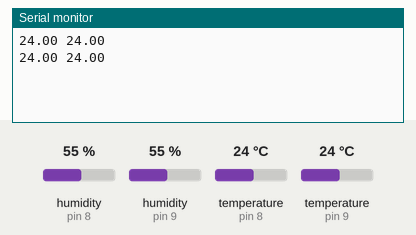
This sketch was run on a simulated Arduino Uno, built with avr-gcc and run on an emulated ATmega328P. Shown: the last lines printed to the serial monitor. The inputs (shaded band) are chosen by the test bench; at power-on: temperature (sensors on pin 8, pin 9) 24 °C, humidity (sensors on pin 8, pin 9) 55 %.

Above: at 2.8 s.
2.9 s: temperature (sensor on pin 8) set to 12 °C
At 4.8 s:
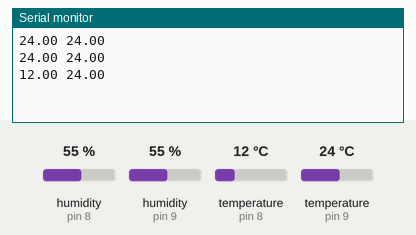
5.6 s: temperature (sensor on pin 9) set to 12 °C
At 6.7 s:
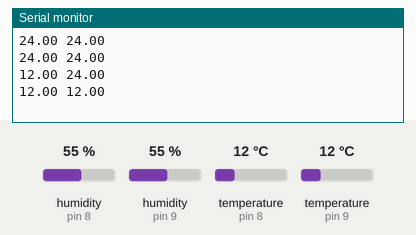
8.3 s: temperature (sensor on pin 8) set to 19 °C
At 10.6 s:
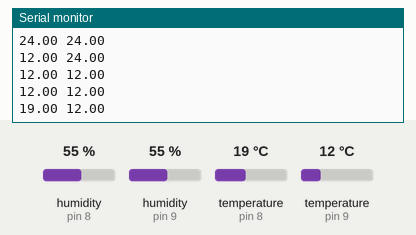
11.0 s: temperature (sensor on pin 9) set to 19 °C
At 12.5 s:
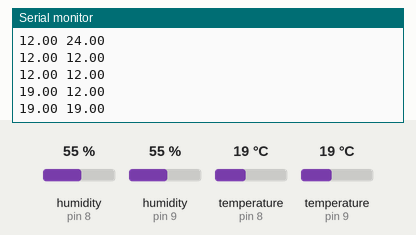
Timing chart, 0 to 14.0 s (numbered marks = the images above; inputs shaded):
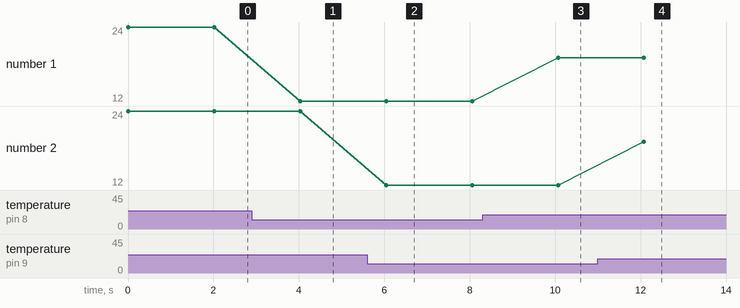

The sketch:

DHT_22.ino
```cpp
#include "DHT.h"
#define DHTPIN1 8
#define DHTPIN2 9

#define DHTTYPE DHT22

DHT dht1(DHTPIN1, DHTTYPE);
DHT dht2(DHTPIN2, DHTTYPE);

void setup() {
  Serial.begin(9600);
  dht1.begin();
  dht2.begin();
}

void loop() {
  float t1 = dht1.readTemperature();
  float t2 = dht2.readTemperature();
  Serial.print(t1);
  Serial.print(" ");
  Serial.println(t2);
  delay(2000);
}
```

Measured:
- after the input at 2.9 s, the serial monitor: prints a new line after 1.1 s (image 1)
- after the input at 5.6 s, the serial monitor: prints a new line after 0.45 s (image 2)
- after the input at 8.3 s, the serial monitor: prints a new line after 1.8 s (image 3)
- after the input at 11.0 s, the serial monitor: prints a new line after 1.1 s (image 4)
- plotted number 1: 24 → 12 after the input at 2.9 s, 12 → 19 after the input at 8.3 s
